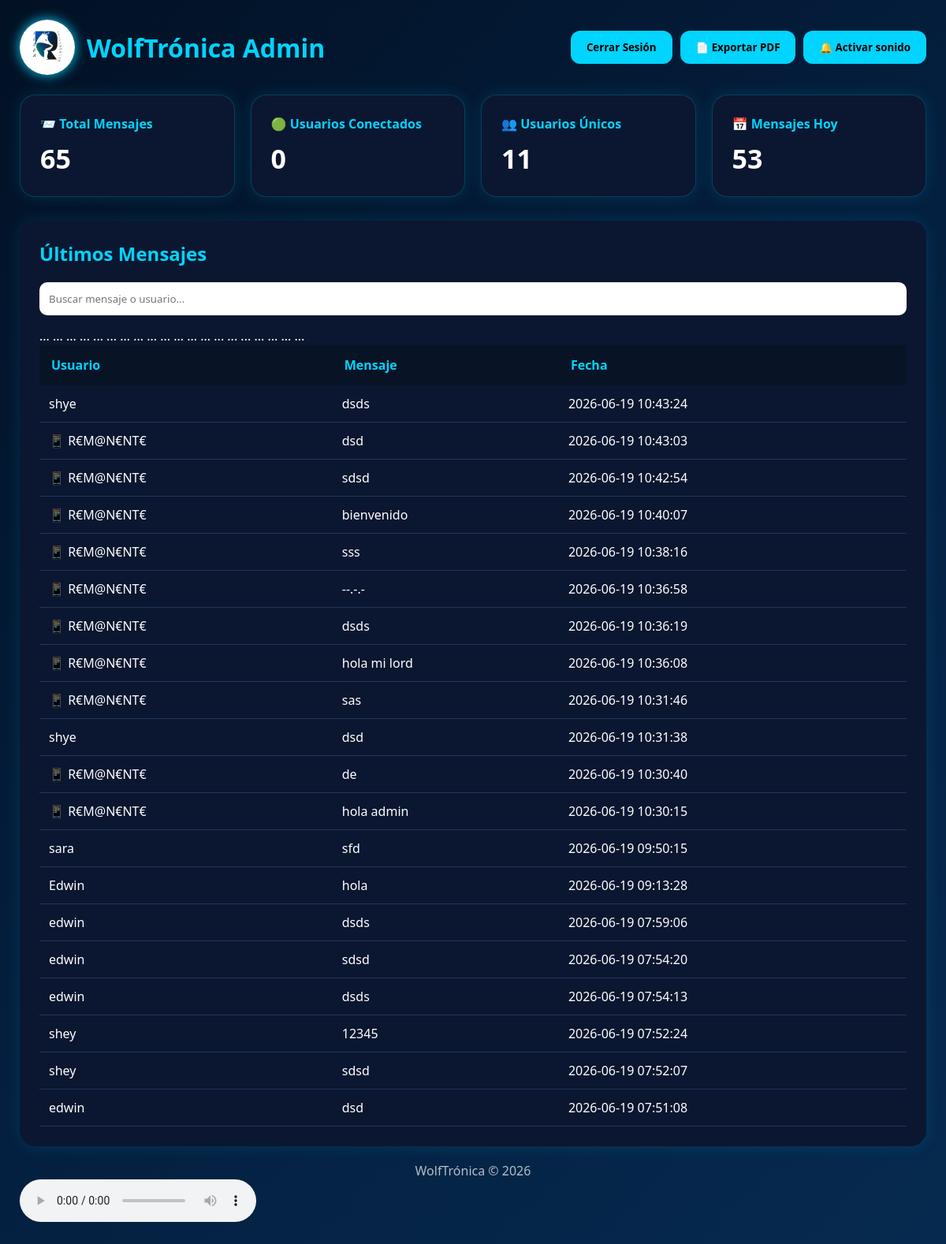
/admin (signed in), run on the app's committed database.
### tables this page shows
CREATE TABLE mensajes(
    id INTEGER PRIMARY KEY AUTOINCREMENT,
    usuario TEXT,
    mensaje TEXT,
    fecha DATETIME DEFAULT CURRENT_TIMESTAMP
);

### app.py (the view)
@app.route("/admin")
def admin():
    if not session.get("admin"):
        return redirect("/login_admin")
    conexion = sqlite3.connect("database/chat.db")
    cursor = conexion.cursor()
    cursor.execute("SELECT COUNT(*) FROM mensajes")
    total_mensajes = cursor.fetchone()[0]
    cursor.execute("""
        SELECT COUNT(DISTINCT usuario)
        FROM mensajes
    """)
    usuarios_unicos = cursor.fetchone()[0]
    cursor.execute("""
        SELECT COUNT(*)
        FROM mensajes
        WHERE DATE(fecha)=DATE('now')
    """)
    mensajes_hoy = cursor.fetchone()[0]
    cursor.execute("""
        SELECT usuario,mensaje,fecha
        FROM mensajes
        ORDER BY id DESC
        LIMIT 20
    """)
    mensajes = cursor.fetchall()
    conexion.close()
    return render_template(
        "admin.html",
        total_mensajes=total_mensajes,
        usuarios_unicos=usuarios_unicos,
        mensajes_hoy=mensajes_hoy,
        usuarios=usuarios_conectados,
        mensajes=mensajes
    )

### templates/admin.html (shortened to what this page needs)
<!DOCTYPE html>
<html lang="es">
<head>
</head>
<body>
<div class="header">
<div class="logo-box">
<img src="/static/logo.jpg">
<h1>WolfTrónica Admin</h1>
</div>
<div style="display:flex;gap:10px;flex-wrap:wrap;">
    <a href="/logout">
        <button class="logout">
            Cerrar Sesión
        </button>
    </a>
    <a href="/pdf">
        <button class="logout">
            📄 Exportar PDF
        </button>
    </a>
    <button onclick="activarAudio()" class="logout">
        🔔 Activar sonido
    </button>
</div>
</div>
<div class="dashboard">
<div class="card">
<h2>📨 Total Mensajes</h2>
<p id="totalMensajes">{{ total_mensajes }}</p>
</div>
<div class="card">
<h2>🟢 Usuarios Conectados</h2>
<p id="usuariosConectados">{{ usuarios }}</p>
</div>
<div class="card">
<h2>👥 Usuarios Únicos</h2>
<p id="usuariosUnicos">{{ usuarios_unicos }}</p>
</div>
<div class="card">
<h2>📅 Mensajes Hoy</h2>
<p id="mensajesHoy">{{ mensajes_hoy }}</p>
</div>
</div>
<div class="table-box">
<h2 class="table-title">
Últimos Mensajes
</h2>
<input
id="buscar"
type="text"
placeholder="Buscar mensaje o usuario..."
style="
width:100%;
padding:12px;
margin-bottom:15px;
border:none;
border-radius:10px;
">
<table>
    <thead>
    <tr>
    <th>Usuario</th>
    <th>Mensaje</th>
    <th>Fecha</th>
    </tr>
    </thead>
    <tbody id="tablaMensajes">
    {% for m in mensajes %}
    <tr>
<td>{{ m[0] }}</td>
<td>{{ m[1] }}</td>
<td>{{ m[2] }}</td>
</tr>
{% endfor %}
</table>
</div>
<div class="footer">
WolfTrónica © 2026
</div>
<audio id="notif" controls>
    <source src="/static/notificacion.mp3" type="audio/mpeg">
</audio>
</body>
</html>

### templates/admin.html (style rules this page uses)
* { margin:0; padding:0; box-sizing:border-box; font-family:Segoe UI,sans-serif; }
body { background: linear-gradient( 135deg, #021124, #041f3f, #062a4f ); min-height:100vh; padding:25px; color:white; }
.header { display:flex; align-items:center; justify-content:space-between; margin-bottom:25px; }
.logo-box { display:flex; align-items:center; gap:15px; }
.logo-box img { width:70px; height:70px; border-radius:50%; box-shadow: 0 0 15px #00d4ff; }
.logo-box h1 { color:#00d4ff; font-size:32px; }
.logout { padding:12px 20px; border:none; border-radius:12px; background:#00d4ff; color:black; font-weight:bold; cursor:pointer; }
.dashboard { display:grid; grid-template-columns: repeat(auto-fit,minmax(220px,1fr)); gap:20px; margin-bottom:30px; }
.card { background:#0b1730; padding:25px; border-radius:20px; border:1px solid #00d4ff33; box-shadow: 0 0 20px #00d4ff22; }
.card h2 { font-size:16px; margin-bottom:10px; color:#00d4ff; }
.card p { font-size:34px; font-weight:bold; }
.table-box { background:#0b1730; padding:25px; border-radius:20px; box-shadow: 0 0 20px #00d4ff22; }
.table-title { font-size:24px; margin-bottom:20px; color:#00d4ff; }
table { width:100%; border-collapse:collapse; }
th { padding:15px; background:#081425; color:#00d4ff; text-align:left; }
td { padding:12px; border-bottom:1px solid #1f355e; }
.footer { margin-top:20px; text-align:center; opacity:.7; }

### data on the page
mensajes: usuario "shye", mensaje "dsds", fecha "2026-06-19 10:43:24"
mensajes: usuario "📱 R€M@N€NT€", mensaje "dsd", fecha "2026-06-19 10:43:03"
mensajes: usuario "📱 R€M@N€NT€", mensaje "sdsd", fecha "2026-06-19 10:42:54"
mensajes: usuario "📱 R€M@N€NT€", mensaje "bienvenido", fecha "2026-06-19 10:40:07"
mensajes: usuario "📱 R€M@N€NT€", mensaje "sss", fecha "2026-06-19 10:38:16"
mensajes: usuario "📱 R€M@N€NT€", mensaje "--.-.-", fecha "2026-06-19 10:36:58"
mensajes: usuario "📱 R€M@N€NT€", mensaje "dsds", fecha "2026-06-19 10:36:19"
mensajes: usuario "📱 R€M@N€NT€", mensaje "hola mi lord", fecha "2026-06-19 10:36:08"
mensajes: usuario "📱 R€M@N€NT€", mensaje "sas", fecha "2026-06-19 10:31:46"
mensajes: usuario "shye", mensaje "dsd", fecha "2026-06-19 10:31:38"
mensajes: usuario "📱 R€M@N€NT€", mensaje "de", fecha "2026-06-19 10:30:40"
mensajes: usuario "📱 R€M@N€NT€", mensaje "hola admin", fecha "2026-06-19 10:30:15"
mensajes: usuario "sara", mensaje "sfd", fecha "2026-06-19 09:50:15"
mensajes: usuario "Edwin", mensaje "hola", fecha "2026-06-19 09:13:28"
mensajes: usuario "edwin", mensaje "dsds", fecha "2026-06-19 07:59:06"
mensajes: usuario "edwin", mensaje "sdsd", fecha "2026-06-19 07:54:20"
mensajes: usuario "edwin", mensaje "dsds", fecha "2026-06-19 07:54:13"
mensajes: usuario "shey", mensaje "12345", fecha "2026-06-19 07:52:24"
mensajes: usuario "shey", mensaje "sdsd", fecha "2026-06-19 07:52:07"
mensajes: usuario "edwin", mensaje "dsd", fecha "2026-06-19 07:51:08"

### other printed values
{{ total_mensajes }} "65"
{{ usuarios }} "0"
{{ usuarios_unicos }} "11"
{{ mensajes_hoy }} "53"
